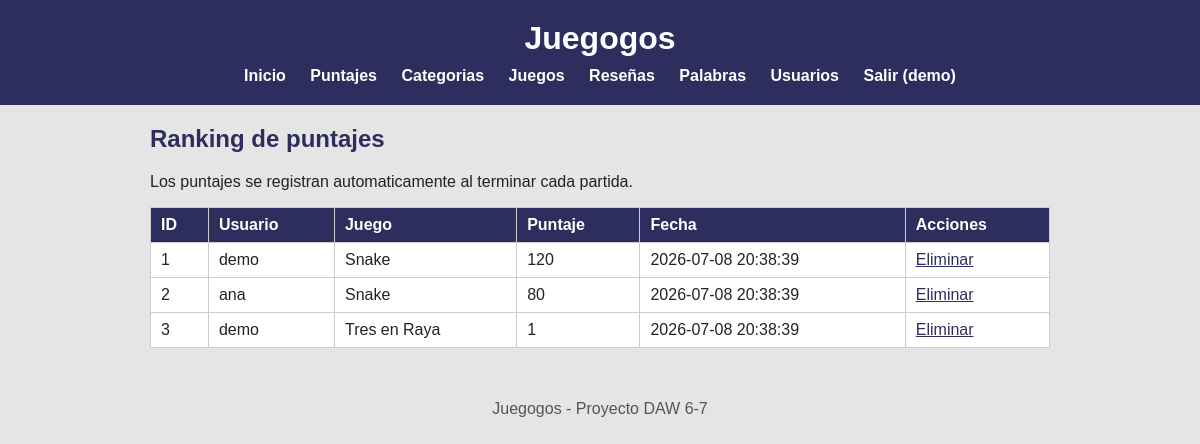
/index.php?url=puntajes/listar (signed in), run on the app's committed database.
### tables this page shows
CREATE TABLE puntajes (
  id         INT AUTO_INCREMENT PRIMARY KEY,
  usuario_id INT NOT NULL,
  juego_id   INT NOT NULL,
  puntaje    INT NOT NULL DEFAULT 0,
  fecha      DATETIME DEFAULT CURRENT_TIMESTAMP,
  FOREIGN KEY (usuario_id) REFERENCES usuarios(id) ON DELETE CASCADE,
  FOREIGN KEY (juego_id)   REFERENCES juegos(id)   ON DELETE CASCADE
);

CREATE TABLE usuarios (
  id      INT AUTO_INCREMENT PRIMARY KEY,
  usuario VARCHAR(50)  NOT NULL UNIQUE,
  correo  VARCHAR(100) NOT NULL,
  clave   VARCHAR(255) NOT NULL
);

CREATE TABLE juegos (
  id           INT AUTO_INCREMENT PRIMARY KEY,
  nombre       VARCHAR(80)  NOT NULL,
  descripcion  VARCHAR(255),
  categoria_id INT,
  FOREIGN KEY (categoria_id) REFERENCES categorias(id) ON DELETE SET NULL
);

### app/controllers/PuntajeController.php (called while the page is built, shortened)
<?php
require_once __DIR__ . "/../models/Puntaje.php";
class PuntajeController
{
    public function listar()
    {
        $puntajes = Puntaje::obtenerTodos();
        require __DIR__ . "/../views/puntajes/listar.php";
    }
}

### app/models/Puntaje.php (called while the page is built, shortened)
<?php
class Puntaje
{
    public static function obtenerTodos()
    {
        $conn = Conexion::conectar();
        $sql = "SELECT p.id, p.puntaje, p.fecha,
                       u.usuario AS nombre_usuario,
                       j.nombre  AS nombre_juego
                FROM puntajes p
                JOIN usuarios u ON u.id = p.usuario_id
                JOIN juegos   j ON j.id = p.juego_id
                ORDER BY p.puntaje DESC";
        $res = $conn->query($sql);
        $puntajes = [];
        while ($fila = $res->fetch_assoc()) {
            $puntajes[] = $fila;
        }
        return $puntajes;
    }
}

### app/views/puntajes/listar.php (the view)
<?php $titulo = "Puntajes"; require __DIR__ . "/../partials/header.php"; ?>
<h2>Ranking de puntajes</h2>
<p>Los puntajes se registran automaticamente al terminar cada partida.</p>
<table>
    <tr>
        <th>ID</th>
        <th>Usuario</th>
        <th>Juego</th>
        <th>Puntaje</th>
        <th>Fecha</th>
        <th>Acciones</th>
    </tr>
    <?php foreach ($puntajes as $p): ?>
        <tr>
            <td><?= htmlspecialchars($p["id"]) ?></td>
            <td><?= htmlspecialchars($p["nombre_usuario"]) ?></td>
            <td><?= htmlspecialchars($p["nombre_juego"]) ?></td>
            <td><?= htmlspecialchars($p["puntaje"]) ?></td>
            <td><?= htmlspecialchars($p["fecha"]) ?></td>
            <td>
                <a href="index.php?url=puntajes/eliminar&id=<?= $p["id"] ?>"
                   onclick="return confirm('Eliminar puntaje?')">Eliminar</a>
            </td>
        </tr>
    <?php endforeach; ?>
</table>
<?php require __DIR__ . "/../partials/footer.php"; ?>

### public/css/estilos.css (style rules this page uses)
body { font-family: Arial, Helvetica, sans-serif; margin: 0; padding: 0; background-color: rgb(230, 229, 229); color: #222; }
h2 { color: rgb(46, 46, 94); }
table { border-collapse: collapse; width: 100%; background: white; margin-top: 12px; }
th, td { border: 1px solid #ccc; padding: 8px 10px; text-align: left; }
th { background: rgb(46, 46, 94); color: white; }
td a { color: rgb(46, 46, 94); margin-right: 8px; }

### data on the page
puntajes: id "1", usuario.usuario "demo", juego.nombre "Snake", puntaje "120", fecha "2026-07-08 20:38:39"
puntajes: id "2", usuario.usuario "ana", juego.nombre "Snake", puntaje "80", fecha "2026-07-08 20:38:39"
puntajes: id "3", usuario.usuario "demo", juego.nombre "Tres en Raya", puntaje "1", fecha "2026-07-08 20:38:39"

### other printed values
$_SESSION["usuario"] "demo"
